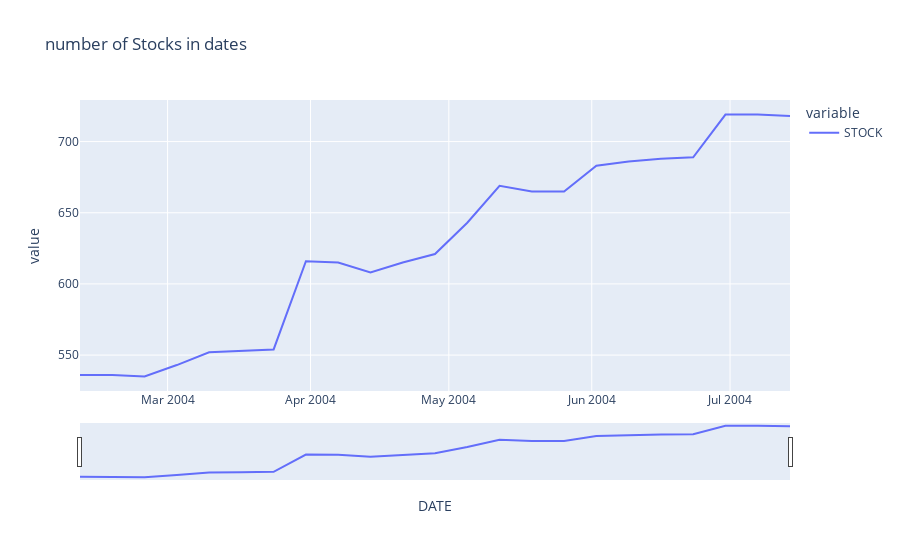

Notebook source saved alongside this figure:
### Code cell
fig = px.line(stock_with_score_by_date,title="number of Stocks in dates")
fig.update_xaxes(
    dtick="M1",rangeslider_visible=True)
fig.show()

### Figure 1 — Plotly figure (JSON) as saved in the notebook; plotly's stock layout.template omitted (floating-point values rounded to 4 significant figures)
{"data": [{"hovertemplate": "variable=STOCK<br>DATE=%{x}<br>value=%{y}<extra></extra>", "legendgroup": "STOCK", "line": {"color": "#636efa", "dash": "solid"}, "marker": {"symbol": "circle"}, "mode": "lines", "name": "STOCK", "orientation": "v", "showlegend": true, "type": "scatter", "x": ["2004-02-11T00:00:00", "2004-02-18T00:00:00", "2004-02-25T00:00:00", "2004-03-03T00:00:00", "2004-03-10T00:00:00", "2004-03-17T00:00:00", "2004-03-24T00:00:00", "2004-03-31T00:00:00", "2004-04-07T00:00:00", "2004-04-14T00:00:00", "2004-04-21T00:00:00", "2004-04-28T00:00:00", "2004-05-05T00:00:00", "2004-05-12T00:00:00", "2004-05-19T00:00:00", "2004-05-26T00:00:00", "2004-06-02T00:00:00", "2004-06-09T00:00:00", "2004-06-16T00:00:00", "2004-06-23T00:00:00", "2004-06-30T00:00:00", "2004-07-07T00:00:00", "2004-07-14T00:00:00"], "xaxis": "x", "y": [536, 536, 535, 543, 552, 553, 554, 616, 615, 608, 615, 621, 643, 669, 665, 665, 683, 686, 688, 689, 719, 719, 718], "yaxis": "y"}], "layout": {"legend": {"title": {"text": "variable"}, "tracegroupgap": 0}, "title": {"text": "number of Stocks in dates"}, "xaxis": {"anchor": "y", "domain": [0, 1], "dtick": "M1", "rangeslider": {"visible": true}, "title": {"text": "DATE"}}, "yaxis": {"anchor": "x", "domain": [0, 1], "title": {"text": "value"}}}}
